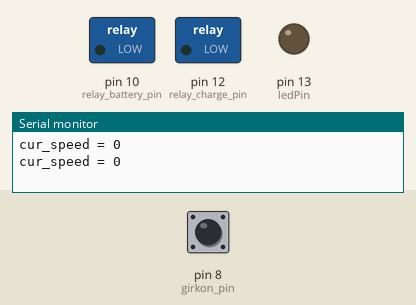
Recording of a sketch running on a simulated Arduino Uno, built with avr-gcc and run on an emulated ATmega328P. On the bench: switched loads named in the sketch (green lamp = pin HIGH), output pins drawn as LEDs (lit = HIGH), the last lines printed to the serial monitor. Inputs (shaded band) come from the test bench; at power-on: pin 8 (girkon_pin) LOW.

Above: at 1.2 s.
1.3 s: pin 8 (girkon_pin) pulsed HIGH 2 times (0.12 s each, 0.3 s apart)
At 2.0 s:
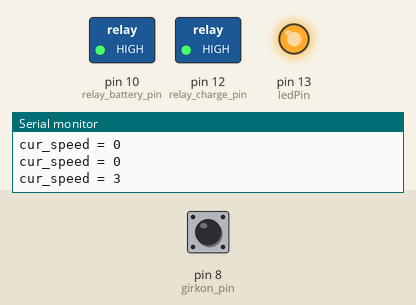
Timing chart, 0 to 4.3 s (numbered marks = the images above; inputs shaded):
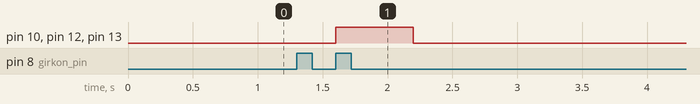

Measured:
- after the input at 1.3 s, pin 10 (relay_battery_pin), pin 12 (relay_charge_pin), pin 13 (ledPin): LOW → HIGH after 0.30 s, → LOW 0.60 s later

The sketch:

velorozetka.ino
```cpp
const int girkon_pin = 8;
const int relay_charge_pin = 12;
const int relay_battery_pin = 10;
const int ledPin =  13;      // the number of the LED pin

const int wheel_d = 400; // диаметр колеса

// the setup routine runs once when you press reset:
void setup()
{
  // initialize serial communication at 9600 bits per second:
  Serial.begin(115200);

  // configure pins
  pinMode(girkon_pin, INPUT);
  pinMode(ledPin, OUTPUT);
  pinMode(relay_charge_pin, OUTPUT);
  pinMode(relay_battery_pin, OUTPUT);
}

unsigned long this_time, last_time, spin_time, prev_time;
long cur_speed;
int girkon_state, last_state, flag;

// the loop routine runs over and over again forever:
void loop()
{
  unsigned long currentMillis = millis();

  //Serial.print("millis = ");
  //Serial.println(currentMillis);

  // read the input pin:
  girkon_state = digitalRead(girkon_pin);
  // print out the state of the button:
  //Serial.print("buttonState = ");
  //Serial.println(buttonState);

  if (girkon_state == 1)
  {
    if (girkon_state != last_state)
    {
      last_time = this_time;
      this_time = millis();
      spin_time = this_time - last_time;
      cur_speed = (wheel_d * 3.14 / spin_time) * 3.6;

      //Serial.print("cur_speed = "); Serial.println(cur_speed);
    }
  }
  else
  {
    //Serial.println(millis() - this_time);
    // если более N sec нет изменений, ставим скорость 0
   if ((millis() - this_time >= 600))
   {
     cur_speed = 0;
   }
  }

  // выводим скорость раз в 500мс
  if (millis() - prev_time >= 500)
  {
     Serial.print("cur_speed = ");
     Serial.println(cur_speed);

     prev_time = millis();
  }

  if (cur_speed >= 9)
  {
    digitalWrite(ledPin, HIGH);
    digitalWrite(relay_charge_pin, HIGH);
    digitalWrite(relay_battery_pin, HIGH);
    flag = 1;
  }

  if (flag)
  {
    if (cur_speed <=2 )
    {
     flag = 0;
     digitalWrite(ledPin, LOW);
     digitalWrite(relay_charge_pin, LOW);
     digitalWrite(relay_battery_pin, LOW);
    }
  }

 last_state = girkon_state;


  //digitalWrite(ledPin, HIGH);   // turn the LED on (HIGH is the voltage level)
  //delay(100);               // wait for a second
  //digitalWrite(ledPin, LOW);    // turn the LED off by making the voltage LOW
  //delay(1000);               // wait for a second


  //Serial.println("");
}
```
